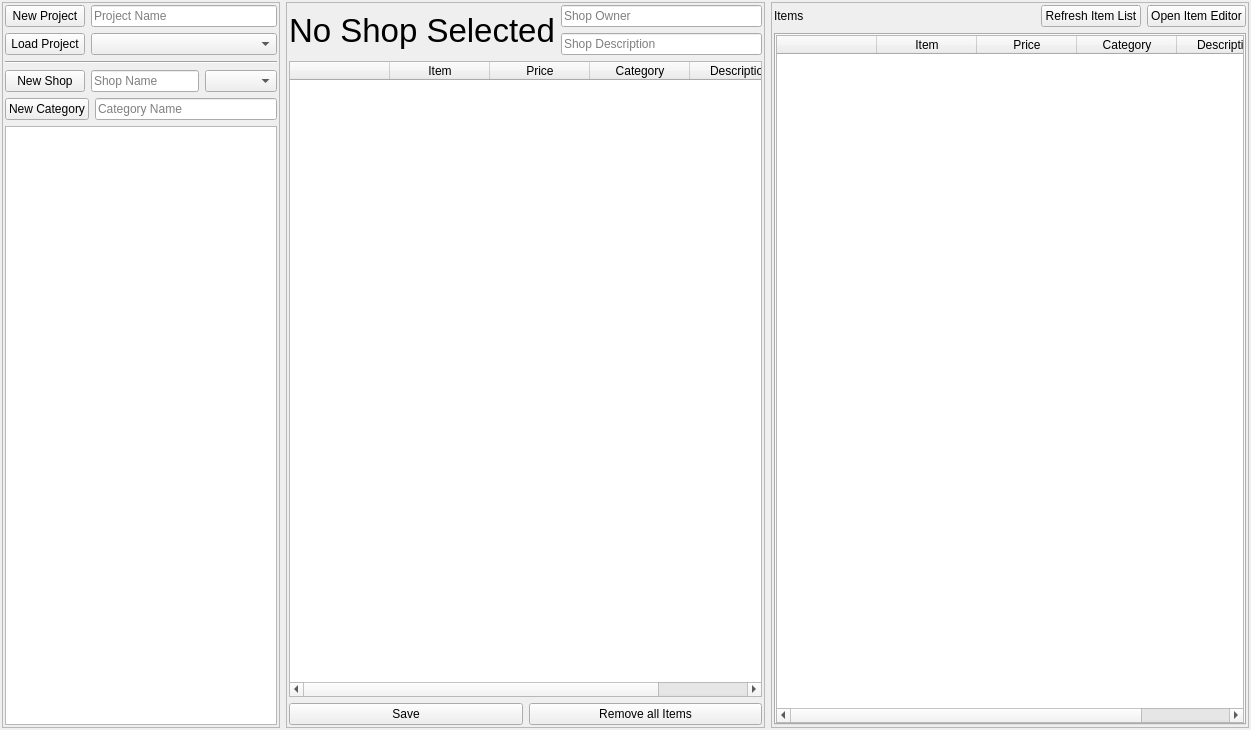
<?xml version="1.0" encoding="UTF-8"?>
<ui version="4.0">
 <class>ShopEditor</class>
 <widget class="QWidget" name="ShopEditor">
  <property name="geometry">
   <rect>
    <x>0</x>
    <y>0</y>
    <width>1251</width>
    <height>730</height>
   </rect>
  </property>
  <property name="windowTitle">
   <string>Shop Editor</string>
  </property>
  <layout class="QHBoxLayout" name="horizontalLayout">
   <property name="leftMargin">
    <number>2</number>
   </property>
   <property name="topMargin">
    <number>2</number>
   </property>
   <property name="rightMargin">
    <number>2</number>
   </property>
   <property name="bottomMargin">
    <number>2</number>
   </property>
   <item>
    <widget class="QFrame" name="frame_3">
     <property name="sizePolicy">
      <sizepolicy hsizetype="Maximum" vsizetype="Preferred">
       <horstretch>0</horstretch>
       <verstretch>0</verstretch>
      </sizepolicy>
     </property>
     <property name="frameShape">
      <enum>QFrame::StyledPanel</enum>
     </property>
     <property name="frameShadow">
      <enum>QFrame::Raised</enum>
     </property>
     <layout class="QVBoxLayout" name="verticalLayout">
      <property name="leftMargin">
       <number>2</number>
      </property>
      <property name="topMargin">
       <number>2</number>
      </property>
      <property name="rightMargin">
       <number>2</number>
      </property>
      <property name="bottomMargin">
       <number>2</number>
      </property>
      <item>
       <layout class="QFormLayout" name="formLayout">
        <item row="0" column="0">
         <widget class="QPushButton" name="pushButton_newProject">
          <property name="text">
           <string>New Project</string>
          </property>
         </widget>
        </item>
        <item row="1" column="0">
         <widget class="QPushButton" name="pushButton_loadProject">
          <property name="text">
           <string>Load Project</string>
          </property>
         </widget>
        </item>
        <item row="1" column="1">
         <widget class="QComboBox" name="comboBox_loadProject">
          <property name="sizePolicy">
           <sizepolicy hsizetype="Minimum" vsizetype="Fixed">
            <horstretch>0</horstretch>
            <verstretch>0</verstretch>
           </sizepolicy>
          </property>
         </widget>
        </item>
        <item row="0" column="1">
         <widget class="QLineEdit" name="lineEdit_newProject">
          <property name="sizePolicy">
           <sizepolicy hsizetype="Minimum" vsizetype="Fixed">
            <horstretch>0</horstretch>
            <verstretch>0</verstretch>
           </sizepolicy>
          </property>
          <property name="placeholderText">
           <string>Project Name</string>
          </property>
         </widget>
        </item>
       </layout>
      </item>
      <item>
       <widget class="Line" name="line">
        <property name="orientation">
         <enum>Qt::Horizontal</enum>
        </property>
       </widget>
      </item>
      <item>
       <layout class="QHBoxLayout" name="horizontalLayout_2">
        <item>
         <widget class="QPushButton" name="pushButton_newShop">
          <property name="text">
           <string>New Shop</string>
          </property>
         </widget>
        </item>
        <item>
         <widget class="QLineEdit" name="lineEdit_newShop">
          <property name="sizePolicy">
           <sizepolicy hsizetype="Minimum" vsizetype="Fixed">
            <horstretch>0</horstretch>
            <verstretch>0</verstretch>
           </sizepolicy>
          </property>
          <property name="placeholderText">
           <string>Shop Name</string>
          </property>
         </widget>
        </item>
        <item>
         <widget class="QComboBox" name="comboBox_newShop">
          <property name="toolTip">
           <string>Shop Category</string>
          </property>
         </widget>
        </item>
       </layout>
      </item>
      <item>
       <layout class="QFormLayout" name="formLayout_2">
        <item row="0" column="0">
         <widget class="QPushButton" name="pushButton_newCategory">
          <property name="text">
           <string>New Category</string>
          </property>
         </widget>
        </item>
        <item row="0" column="1">
         <widget class="QLineEdit" name="lineEdit_newCategory">
          <property name="sizePolicy">
           <sizepolicy hsizetype="Minimum" vsizetype="Fixed">
            <horstretch>0</horstretch>
            <verstretch>0</verstretch>
           </sizepolicy>
          </property>
          <property name="placeholderText">
           <string>Category Name</string>
          </property>
         </widget>
        </item>
       </layout>
      </item>
      <item>
       <widget class="QTreeWidget" name="treeWidget_shops">
        <property name="sizePolicy">
         <sizepolicy hsizetype="Minimum" vsizetype="Expanding">
          <horstretch>0</horstretch>
          <verstretch>0</verstretch>
         </sizepolicy>
        </property>
        <property name="font">
         <font>
          <pointsize>15</pointsize>
         </font>
        </property>
        <property name="animated">
         <bool>true</bool>
        </property>
        <property name="wordWrap">
         <bool>true</bool>
        </property>
        <attribute name="headerVisible">
         <bool>false</bool>
        </attribute>
        <column>
         <property name="text">
          <string notr="true">1</string>
         </property>
        </column>
       </widget>
      </item>
     </layout>
    </widget>
   </item>
   <item>
    <widget class="QFrame" name="frame">
     <property name="sizePolicy">
      <sizepolicy hsizetype="Minimum" vsizetype="Preferred">
       <horstretch>0</horstretch>
       <verstretch>0</verstretch>
      </sizepolicy>
     </property>
     <property name="frameShape">
      <enum>QFrame::StyledPanel</enum>
     </property>
     <property name="frameShadow">
      <enum>QFrame::Raised</enum>
     </property>
     <layout class="QVBoxLayout" name="verticalLayout_3">
      <property name="leftMargin">
       <number>2</number>
      </property>
      <property name="topMargin">
       <number>2</number>
      </property>
      <property name="rightMargin">
       <number>2</number>
      </property>
      <property name="bottomMargin">
       <number>2</number>
      </property>
      <item>
       <layout class="QHBoxLayout" name="horizontalLayout_3">
        <item>
         <widget class="QLabel" name="label_shopName">
          <property name="sizePolicy">
           <sizepolicy hsizetype="Minimum" vsizetype="Minimum">
            <horstretch>0</horstretch>
            <verstretch>0</verstretch>
           </sizepolicy>
          </property>
          <property name="font">
           <font>
            <pointsize>25</pointsize>
           </font>
          </property>
          <property name="text">
           <string>No Shop Selected</string>
          </property>
         </widget>
        </item>
        <item>
         <layout class="QVBoxLayout" name="verticalLayout_2">
          <item>
           <widget class="QLineEdit" name="lineEdit_shopOwner">
            <property name="sizePolicy">
             <sizepolicy hsizetype="Minimum" vsizetype="Minimum">
              <horstretch>0</horstretch>
              <verstretch>0</verstretch>
             </sizepolicy>
            </property>
            <property name="placeholderText">
             <string>Shop Owner</string>
            </property>
           </widget>
          </item>
          <item>
           <widget class="QLineEdit" name="lineEdit_shopDescription">
            <property name="sizePolicy">
             <sizepolicy hsizetype="Minimum" vsizetype="Minimum">
              <horstretch>0</horstretch>
              <verstretch>0</verstretch>
             </sizepolicy>
            </property>
            <property name="placeholderText">
             <string>Shop Description</string>
            </property>
            <property name="clearButtonEnabled">
             <bool>false</bool>
            </property>
           </widget>
          </item>
         </layout>
        </item>
       </layout>
      </item>
      <item>
       <widget class="QTableWidget" name="tableWidget_shopItems">
        <property name="sizePolicy">
         <sizepolicy hsizetype="Minimum" vsizetype="Expanding">
          <horstretch>0</horstretch>
          <verstretch>0</verstretch>
         </sizepolicy>
        </property>
        <property name="sortingEnabled">
         <bool>true</bool>
        </property>
        <attribute name="horizontalHeaderShowSortIndicator" stdset="0">
         <bool>true</bool>
        </attribute>
        <attribute name="horizontalHeaderStretchLastSection">
         <bool>true</bool>
        </attribute>
        <attribute name="verticalHeaderVisible">
         <bool>false</bool>
        </attribute>
        <attribute name="verticalHeaderHighlightSections">
         <bool>true</bool>
        </attribute>
        <column>
         <property name="text">
          <string/>
         </property>
        </column>
        <column>
         <property name="text">
          <string>Item</string>
         </property>
        </column>
        <column>
         <property name="text">
          <string>Price</string>
         </property>
        </column>
        <column>
         <property name="text">
          <string>Category</string>
         </property>
        </column>
        <column>
         <property name="text">
          <string>Description</string>
         </property>
        </column>
       </widget>
      </item>
      <item>
       <layout class="QHBoxLayout" name="horizontalLayout_5">
        <item>
         <widget class="QPushButton" name="pushButton_saveShop">
          <property name="text">
           <string>Save</string>
          </property>
         </widget>
        </item>
        <item>
         <widget class="QPushButton" name="pushButton_clearItems">
          <property name="text">
           <string>Remove all Items</string>
          </property>
         </widget>
        </item>
       </layout>
      </item>
     </layout>
    </widget>
   </item>
   <item>
    <widget class="QFrame" name="frame_2">
     <property name="sizePolicy">
      <sizepolicy hsizetype="Minimum" vsizetype="Preferred">
       <horstretch>0</horstretch>
       <verstretch>0</verstretch>
      </sizepolicy>
     </property>
     <property name="frameShape">
      <enum>QFrame::StyledPanel</enum>
     </property>
     <property name="frameShadow">
      <enum>QFrame::Raised</enum>
     </property>
     <layout class="QVBoxLayout" name="verticalLayout_4">
      <property name="leftMargin">
       <number>2</number>
      </property>
      <property name="topMargin">
       <number>2</number>
      </property>
      <property name="rightMargin">
       <number>2</number>
      </property>
      <property name="bottomMargin">
       <number>2</number>
      </property>
      <item>
       <layout class="QHBoxLayout" name="horizontalLayout_4">
        <item>
         <widget class="QLabel" name="label">
          <property name="text">
           <string>Items</string>
          </property>
         </widget>
        </item>
        <item>
         <widget class="QPushButton" name="pushButton_refreshItems">
          <property name="sizePolicy">
           <sizepolicy hsizetype="Maximum" vsizetype="Fixed">
            <horstretch>0</horstretch>
            <verstretch>0</verstretch>
           </sizepolicy>
          </property>
          <property name="text">
           <string>Refresh Item List</string>
          </property>
         </widget>
        </item>
        <item>
         <widget class="QPushButton" name="pushButton_openItemEditor">
          <property name="sizePolicy">
           <sizepolicy hsizetype="Maximum" vsizetype="Fixed">
            <horstretch>0</horstretch>
            <verstretch>0</verstretch>
           </sizepolicy>
          </property>
          <property name="text">
           <string>Open Item Editor</string>
          </property>
         </widget>
        </item>
       </layout>
      </item>
      <item>
       <widget class="QTabWidget" name="tabWidget_itemLists">
        <property name="sizePolicy">
         <sizepolicy hsizetype="Minimum" vsizetype="Expanding">
          <horstretch>0</horstretch>
          <verstretch>0</verstretch>
         </sizepolicy>
        </property>
        <property name="movable">
         <bool>true</bool>
        </property>
        <property name="tabBarAutoHide">
         <bool>true</bool>
        </property>
        <widget class="QWidget" name="tab_custom">
         <attribute name="title">
          <string>Custom Items</string>
         </attribute>
         <layout class="QVBoxLayout" name="verticalLayout_5">
          <property name="leftMargin">
           <number>0</number>
          </property>
          <property name="topMargin">
           <number>0</number>
          </property>
          <property name="rightMargin">
           <number>0</number>
          </property>
          <property name="bottomMargin">
           <number>0</number>
          </property>
          <item>
           <widget class="QTableWidget" name="tableWidget_customItems">
            <property name="editTriggers">
             <set>QAbstractItemView::NoEditTriggers</set>
            </property>
            <property name="sortingEnabled">
             <bool>true</bool>
            </property>
            <attribute name="horizontalHeaderShowSortIndicator" stdset="0">
             <bool>true</bool>
            </attribute>
            <attribute name="horizontalHeaderStretchLastSection">
             <bool>true</bool>
            </attribute>
            <attribute name="verticalHeaderVisible">
             <bool>false</bool>
            </attribute>
            <column>
             <property name="text">
              <string/>
             </property>
            </column>
            <column>
             <property name="text">
              <string>Item</string>
             </property>
            </column>
            <column>
             <property name="text">
              <string>Price</string>
             </property>
            </column>
            <column>
             <property name="text">
              <string>Category</string>
             </property>
            </column>
            <column>
             <property name="text">
              <string>Description</string>
             </property>
            </column>
           </widget>
          </item>
         </layout>
        </widget>
       </widget>
      </item>
     </layout>
    </widget>
   </item>
  </layout>
 </widget>
 <resources/>
 <connections/>
</ui>
